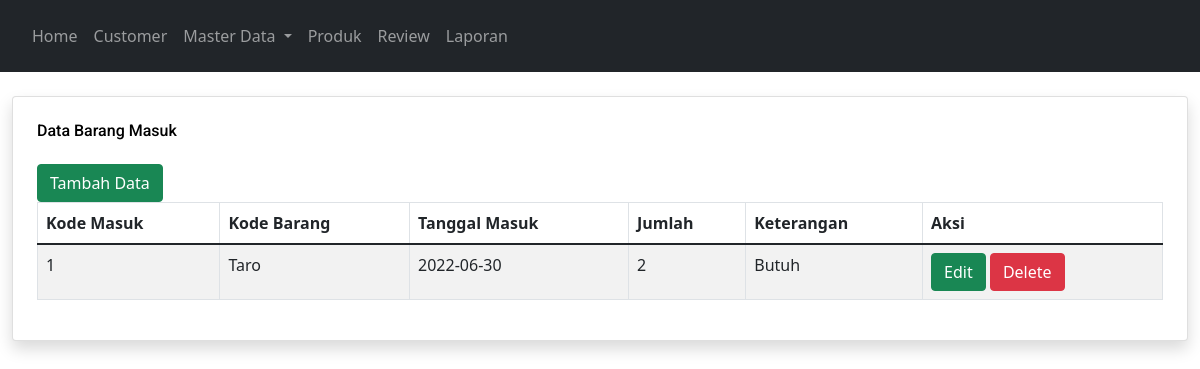
The app's page /barang_masuk.php with its own data.
### tables this page shows
CREATE TABLE `barang_masuk` (
  `kode_in` int(11) NOT NULL AUTO_INCREMENT,
  `kode_produk` int(11) DEFAULT NULL,
  `tgl_masuk` date DEFAULT NULL,
  `jumlah` int(15) DEFAULT NULL,
  `keterangan` varchar(125) DEFAULT NULL,
  PRIMARY KEY (`kode_in`),
  KEY `kode_barang` (`kode_produk`),
  CONSTRAINT `barang_masuk_ibfk_1` FOREIGN KEY (`kode_produk`) REFERENCES `produk` (`kode_produk`)
);

CREATE TABLE `produk` (
  `kode_produk` int(11) NOT NULL AUTO_INCREMENT,
  `nama_produk` varchar(125) DEFAULT NULL,
  `kategori` varchar(125) DEFAULT NULL,
  `tgl_pembuatan` date DEFAULT NULL,
  `tgl_kadaluarsa` date DEFAULT NULL,
  `harga` int(15) DEFAULT NULL,
  PRIMARY KEY (`kode_produk`)
);

### barang_masuk.php (the view, shortened to what this page needs)
<?php include("config.php"); ?>
<!DOCTYPE html>
<html lang="en">
<head>
    <link href="https://cdnjs.cloudflare.com/ajax/libs/font-awesome/5.10.0/css/all.min.css" rel="stylesheet">
    <link href="https://cdn.jsdelivr.net/npm/bootstrap-icons@1.4.1/font/bootstrap-icons.css" rel="stylesheet">
    <link href="lib/owlcarousel/assets/owl.carousel.min.css" rel="stylesheet">
    <link href="lib/tempusdominus/css/tempusdominus-bootstrap-4.min.css" rel="stylesheet" />
    <link href="css/bootstrap.min.css" rel="stylesheet">
    <link href="https://cdn.jsdelivr.net/npm/bootstrap@5.1.3/dist/css/bootstrap.min.css" rel="stylesheet">
</head>
<body>
    <nav class="navbar navbar-expand bg-dark navbar-dark sticky-top px-4 py-3">
        <div class="navbar-nav   ml-auto">
            <div class="nav-item ">
                <a href="index.php" class="nav-link ">
                    <span class="d-none d-lg-inline-flex">Home</span>
                </a>
            </div>
            <div class="nav-item">
                <a href="customer.php" class="nav-link ">
                    <span class="d-none d-lg-inline-flex">Customer</span>
                </a>
            </div>
            <div class="nav-item dropdown">
                <a href="#" class="nav-link dropdown-toggle" data-bs-toggle="dropdown">
                    <span class="d-none d-lg-inline-flex">Master Data</span>
                </a>
            </div>
            <div class="nav-item">
                <a href="produk.php" class="nav-link ">
                    <span class="d-none d-lg-inline-flex">Produk</span>
                </a>
            </div>
            <div class="nav-item">
                <a href="review.php" class="nav-link ">
                    <span class="d-none d-lg-inline-flex">Review</span>
                </a>
            </div>
            <div class="nav-item">
                <a href="Laporan.php" class="nav-link ">
                    <span class="d-none d-lg-inline-flex">Laporan</span>
                </a>
            </div>
    </nav>
    <div class="container-fluid pt-4">
        <div class="row g-4">
            <div class="col-sm-12 col-xl-12">
                <div class="card p-3 shadow rounded h-100 p-4">
                    <h6 class="mb-4 text-black">Data Barang Masuk</h6>
                    <div class="box-body">
                    <a href="tambah/tambah_barang_masuk.php" class="btn btn-success">Tambah
                        Data</a>
                    <table class="table table-striped table-bordered">
                        <thead>
                            <tr>
                                <th>Kode Masuk</th>
                                <th>Kode Barang</th>
                                <th>Tanggal Masuk</th>
                                <th>Jumlah</th>
                                <th>Keterangan</th>
                                <th>Aksi</th>
                            </tr>
                        </thead>
                        <tbody>
                            <?php
                            $sql = "SELECT barang_masuk.kode_in, produk.nama_produk, barang_masuk.tgl_masuk, barang_masuk.jumlah,
                            barang_masuk.keterangan FROM barang_masuk JOIN produk ON barang_masuk.kode_produk=produk.kode_produk";
                            $query = mysqli_query($koneksi, $sql);
                            while ($produk = mysqli_fetch_array($query)) {
                                echo "<tr>";
                                echo "<td>" . $produk['kode_in'] . "</td>";
                                echo "<td>" . $produk['nama_produk'] . "</td>";
                                echo "<td>" . $produk['tgl_masuk'] . "</td>";
                                echo "<td>" . $produk['jumlah'] . "</td>";
                                echo "<td>" . $produk['keterangan'] . "</td>";
                                echo "<td>";
                            ?>
                            <a class="btn btn-success" data-target="#editMenu" class="badge badge-success"
                                href="Edit/edit_barang_masuk.php?id='<?php echo $produk['kode_in'] ?>'">Edit</a>
                            <a class="btn btn-danger" onclick="return confirm('Anda yakin akan menghapus ini? ')"
                                href="Proses_delete/hapus_barang_masuk.php?kode_in='<?php echo $produk['kode_in'] ?>'">Delete</a>
                            </td>
                            </tr>
                            <?php
                            }
                            ?>
                        </tbody>
                    </table>
                </div>
            </div>
            </div>
        </div>
</body>
</html>

### records on screen
barang_masuk: kode_in "1", kode_produk.nama_produk "Taro", tgl_masuk "2022-06-30", jumlah "2", keterangan "Butuh"
